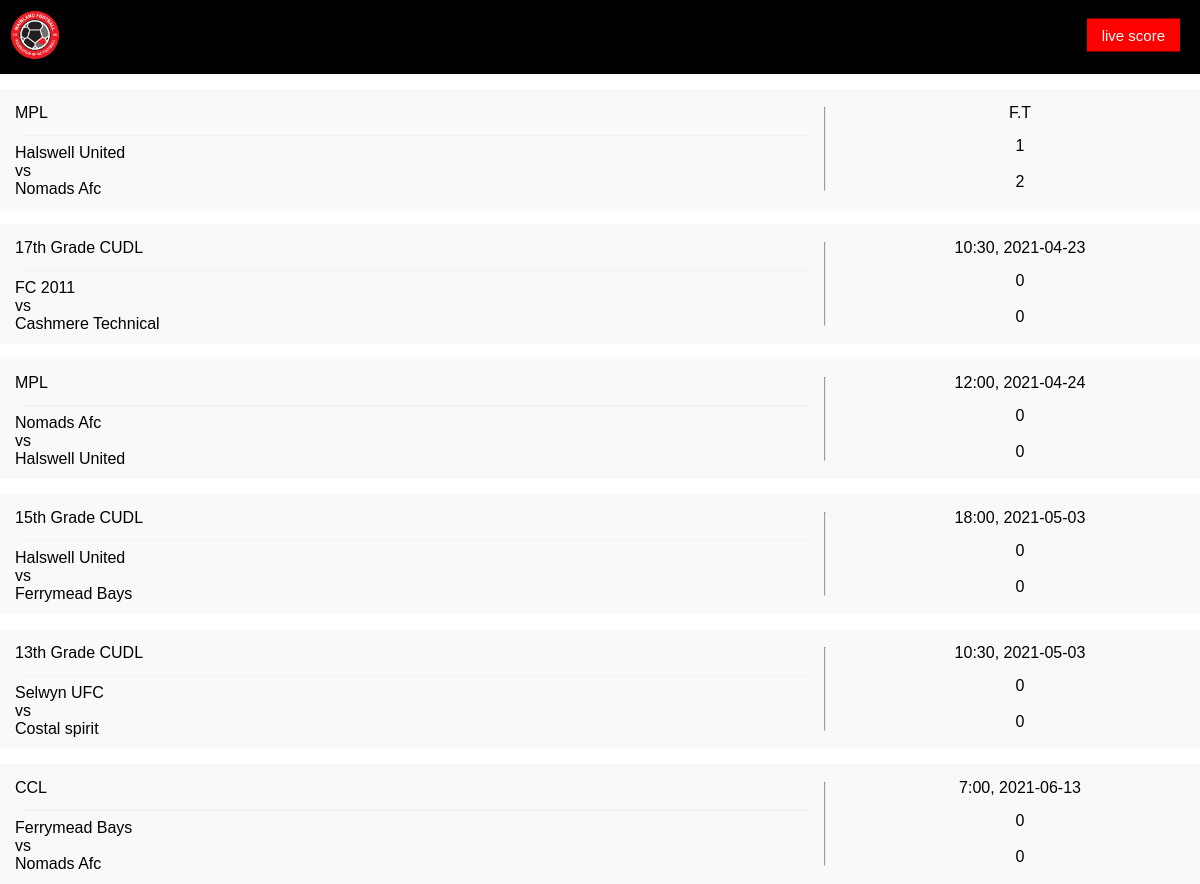
The page / on the database its author committed.
### tables this page shows
CREATE TABLE games (id INTEGER PRIMARY KEY, competition_id INTEGER REFERENCES competition (id), home_team_id INTEGER REFERENCES team (id), away_team_id INTEGER REFERENCES team (id), kickoff_time TIME, date DATE, Match_week INTEGER, location INTEGER REFERENCES location (id), home_score INTEGER DEFAULT (0), away_score INTEGER DEFAULT (0), ingame_mins INTEGER, status_id INTEGER REFERENCES status (id));

CREATE TABLE competition (id INTEGER PRIMARY KEY, name TEXT);

CREATE TABLE team (id INTEGER PRIMARY KEY, team_name TEXT);

### app.py (the view)
@app.route('/',methods=['get','post'])
def game_veiwer():
    cursor =get_db().cursor()
    sql1 = f''' SELECT games.id,
       competition.name,
       t1.team_name,
       t2.team_name,
       games.kickoff_time,
       games.date,
       games.match_week,
       location.park,
       games.home_Score,
       games.away_score,
       games.ingame_mins,
       games.status_id
  FROM games
       JOIN
       team t1 ON games.home_team_id = t1.id
       JOIN
       team t2 ON games.away_team_id = t2.id
       JOIN
       competition ON games.competition_id = competition.id
       JOIN
       location ON games.location = location.id
       order by games.date ASC;
            '''
    cursor.execute(sql1)
    results = cursor.fetchall()
    return render_template('game_viewer.html', games = results)

### app.py (called while the page is built)
def get_db():
    db = getattr(g, '_database', None)
    if db is None:
        db = g._database = sqlite3.connect(DATABASE)
    return db

### templates/game_viewer.html (shortened to what this page needs)
<!DOCTYPE html>
<html lang="en">
<head>
    <link rel="stylesheet" href="../static/stylesheet.css">
</head>
<body>
    <header class="game_viewer_header">
        <img src="../static/imgs/mainland_football_logo.png" alt="mainland_football_logo">
        <a href="/game_select">live score</a>
    </header>
    <section>
        {%for game in games%}
            <div id="game-{{game[0]}} "class='game' >
                <div class="teams">
                    <div class="game_inform">
                        <p class="game_comp">{{game[1]}}</p>
                    </div>
                    <hr>
                    <p   class="game_team1">{{game[2]}} <span>vs</span> <span  class="game_team2">{{game[3]}}</span></p>
                </div>
                <hr>
                <div class="score-wrapper">
                    <div class="score">
                        {%if game[10] >= 90 %}
                            <p class="game_time" id='game-time{{game[0]}}'>F.T</p>
                            <div class="scores">
                                <p><span id='home-score{{game[0]}}' class='game_score1'>{{game[8]}}</span> <br><span id='away-score{{game[0]}}' class="game_score2">{{game[9]}}</span></p>
                            </div>
                        {%elif game[10] > 0%}
                            <p class="game_time" id='game-time{{game[0]}}'>{{game[10]}}'</p>
                            <div class="scores">
                                <p class='unfinished_game'><span id='home-score{{game[0]}}' class='game_score1'>{{game[8]}}</span> <br><span id='away-score{{game[0]}}' class="game_score2">{{game[9]}}</span></p>
                            </div>
                        {%else%}
                            <p class="game_time" id='game-time{{game[0]}}'> {{game[4]}}, <span>{{game[5]}}</span></p>
                            <div class="scores">
                                <p class='unfinished_game'><span id='home-score{{game[0]}}' class='game_score1'>{{game[8]}}</span> <br><span id='away-score{{game[0]}}' class="game_score2">{{game[9]}}</span></p>
                            </div>
                        {%endif%}
                    </div>
                </div>
            </div>
        {%endfor%}
    </section>
</body>
</html>

### static/stylesheet.css (style rules this page uses)
body { margin: 0; padding: 0; font-family: Arial, Helvetica, sans-serif; height: 100vh; }
.game_viewer_header { background-color: black; width: 100vw; padding:0px; color: white; padding: 10px 0px; }
.game_viewer_header img { width: 50px; padding-left: 10px; }
.game_viewer_header a { vertical-align: center; appearance: button; border: none; padding: 8px 15px ; margin: 0; text-decoration: none; background: red; color: white; font-size: 15px; cursor: pointer; text-align: center; transition: .1s ease-in-out; float: right; margin-right: 20px; margin-top: 25px; transform: translateY(-50%); }
.game { background-color: rgb(249,249,249); height: 100px; padding: 10px 0; margin: 15px 0px; display: flex; justify-content: space-between; }
.teams { padding: 0px 10px; }
.teams p { padding-left: 5px; padding-right: 5px; margin: 5px 0; width: 65vw; }
.teams hr { margin-left: 10px; margin-right: 40vw; width: 100%; border-width: 0; height: 1px; background-color: rgb(240,240,240); }
.game_team1 span { display: block; }
.game_team2 { display: block; }
.score { float: right; width: 30vw; }
.score p { padding-left: 5px; padding-right: 5px; margin: 5px 0; text-align: center; }
.game_score1, .game_score2 { display: block; }
.scores { padding-top: 5px; }
.game_inform { display: flex; max-width: 60vw ; justify-content: space-between; }

### rows shown on the page
games: name "MPL", team_name "Halswell United", team_name "Nomads Afc", home_score "1", away_score "2"
games: name "17th Grade CUDL", team_name "FC 2011", team_name "Cashmere Technical", kickoff_time "10:30", date "2021-04-23", home_score "0", away_score "0"
games: name "MPL", team_name "Nomads Afc", team_name "Halswell United", kickoff_time "12:00", date "2021-04-24", home_score "0", away_score "0"
games: name "15th Grade CUDL", team_name "Halswell United", team_name "Ferrymead Bays", kickoff_time "18:00", date "2021-05-03", home_score "0", away_score "0"
games: name "13th Grade CUDL", team_name "Selwyn UFC", team_name "Costal spirit", kickoff_time "10:30", date "2021-05-03", home_score "0", away_score "0"
games: name "CCL", team_name "Ferrymead Bays", team_name "Nomads Afc", kickoff_time "7:00", date "2021-06-13", home_score "0", away_score "0"
